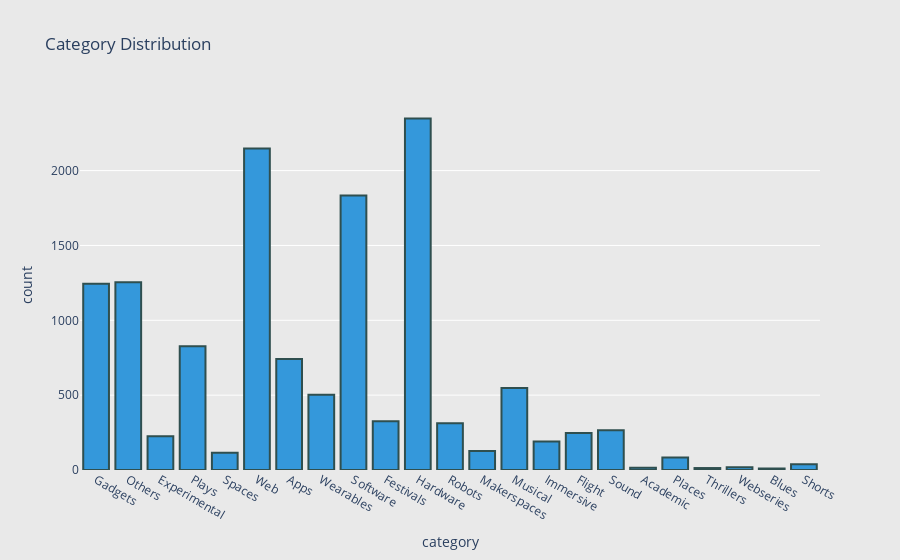

Here is the notebook cell this chart was saved with:
### Markdown cell above
1. Category Distribution

### Code cell
fig = px.histogram(df, x='category', 
                   title='Category Distribution',
                   color_discrete_sequence=['#3498db'],
                   )

fig.update_traces(marker=dict(line=dict(width=2, color='DarkSlateGrey')))

# format the layout
fig.update_layout(
    xaxis=dict(showgrid=False, zeroline=False),
    yaxis=dict(zeroline=False, gridcolor='white'),
    paper_bgcolor='rgb(233,233,233)',
    plot_bgcolor='rgb(233,233,233)',
)

fig.show()

### Figure 1 — Plotly figure (JSON) as saved in the notebook; plotly's stock layout.template omitted (floating-point values rounded to 4 significant figures; data arrays with more than 128 entries replaced by an {"elided": "..."} marker saying what was removed)
{"data": [{"alignmentgroup": "True", "bingroup": "x", "hovertemplate": "category=%{x}<br>count=%{y}<extra></extra>", "legendgroup": "", "marker": {"color": "#3498db", "line": {"color": "DarkSlateGrey", "width": 2}, "pattern": {"shape": ""}}, "name": "", "offsetgroup": "", "orientation": "v", "showlegend": false, "type": "histogram", "x": {"elided": "13435 str values"}, "xaxis": "x", "yaxis": "y"}], "layout": {"barmode": "relative", "legend": {"tracegroupgap": 0}, "paper_bgcolor": "rgb(233,233,233)", "plot_bgcolor": "rgb(233,233,233)", "title": {"text": "Category Distribution"}, "xaxis": {"anchor": "y", "domain": [0, 1], "showgrid": false, "title": {"text": "category"}, "zeroline": false}, "yaxis": {"anchor": "x", "domain": [0, 1], "gridcolor": "white", "title": {"text": "count"}, "zeroline": false}}}
